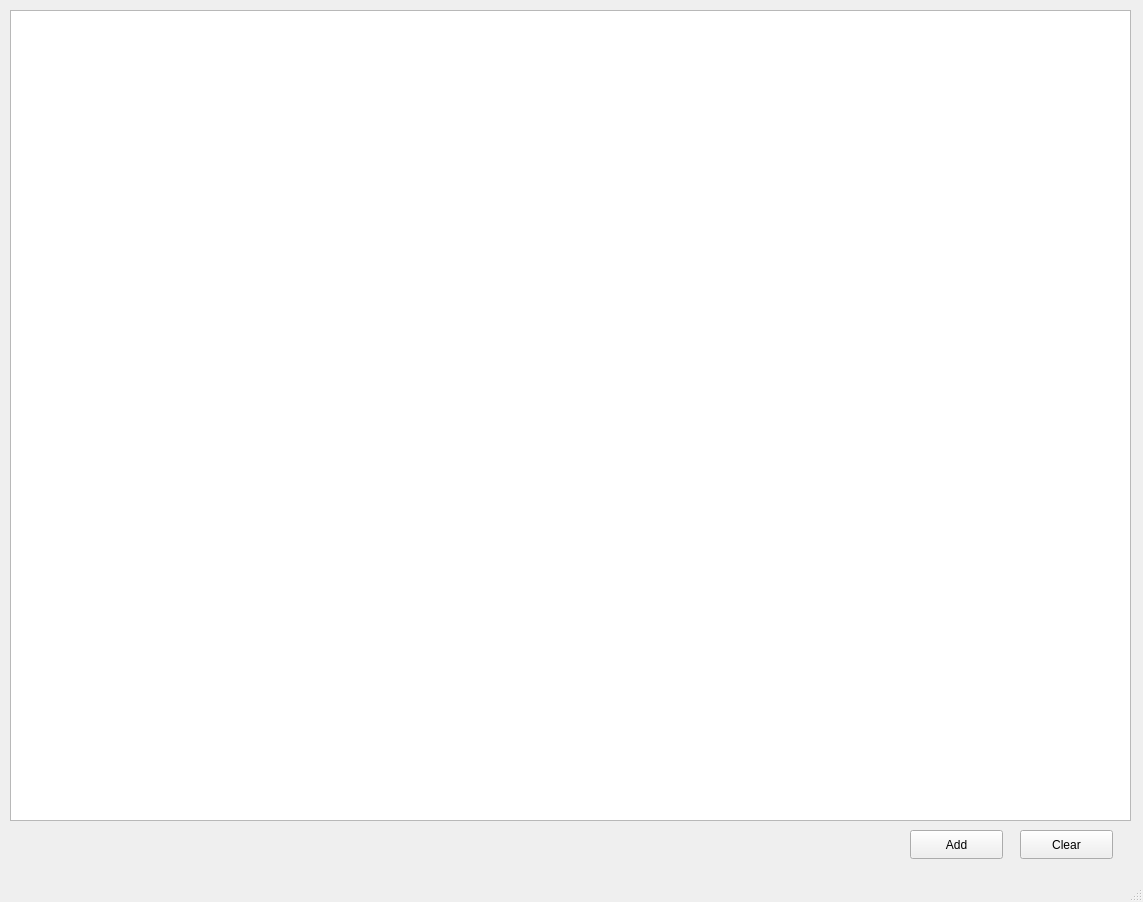
<?xml version="1.0" encoding="UTF-8"?>
<ui version="4.0">
 <class>MainWindow</class>
 <widget class="QMainWindow" name="MainWindow">
  <property name="geometry">
   <rect>
    <x>0</x>
    <y>0</y>
    <width>1143</width>
    <height>902</height>
   </rect>
  </property>
  <property name="windowTitle">
   <string>MainWindow</string>
  </property>
  <widget class="QWidget" name="centralwidget">
   <widget class="QGraphicsView" name="graphicsView">
    <property name="geometry">
     <rect>
      <x>10</x>
      <y>10</y>
      <width>1121</width>
      <height>811</height>
     </rect>
    </property>
   </widget>
   <widget class="QPushButton" name="pushButton">
    <property name="geometry">
     <rect>
      <x>1020</x>
      <y>830</y>
      <width>93</width>
      <height>29</height>
     </rect>
    </property>
    <property name="text">
     <string>Clear</string>
    </property>
   </widget>
   <widget class="QPushButton" name="pushButton_2">
    <property name="geometry">
     <rect>
      <x>910</x>
      <y>830</y>
      <width>93</width>
      <height>29</height>
     </rect>
    </property>
    <property name="text">
     <string>Add</string>
    </property>
   </widget>
  </widget>
  <widget class="QMenuBar" name="menubar">
   <property name="geometry">
    <rect>
     <x>0</x>
     <y>0</y>
     <width>1143</width>
     <height>26</height>
    </rect>
   </property>
  </widget>
  <widget class="QStatusBar" name="statusbar"/>
 </widget>
 <resources/>
 <connections/>
</ui>
